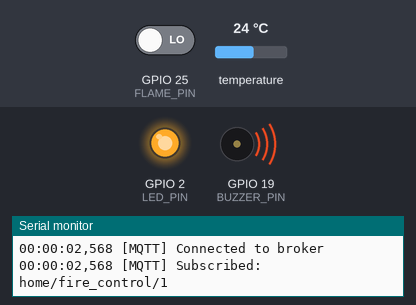
A sketch run on a simulated ESP32. Parts: output pins drawn as LEDs (lit = HIGH), buzzer (waves = sounding, pin HIGH), the last lines printed to the serial monitor. Dashed ring = blinking. The test bench sets the inputs (shaded band); at power-on: GPIO 25 (FLAME_PIN) LOW, temperature 24 °C. WiFi joins after 1.5 s; servers stay silent unless stated; no MQTT or app messages arrive unless stated.

Above: at 3.7 s.
3.8 s: GPIO 25 (FLAME_PIN) driven HIGH
At 5.4 s:
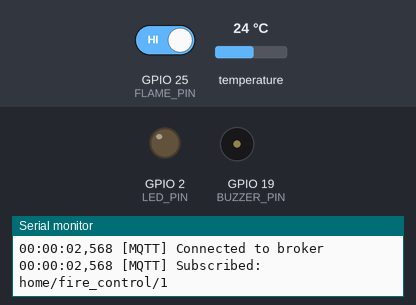
8.6 s: GPIO 25 (FLAME_PIN) driven LOW
At 10.0 s:
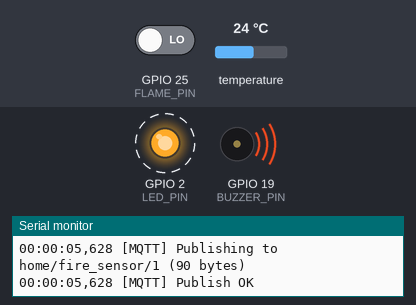
Timing chart, 0 to 18.2 s (numbered marks = the images above; inputs shaded):
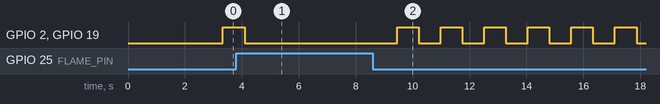

The sketch:

esp32_fire_monitoring.ino
```cpp
#include <WiFi.h>
#include <WiFiClientSecure.h>
#include <PubSubClient.h>
#include <ArduinoJson.h>
#include <OneWire.h>
#include <DallasTemperature.h>

#include "config.h"

// Pin definitions
#define FLAME_PIN 25
#define ONE_WIRE_BUS 26
#define LED_PIN 2
#define BUZZER_PIN 19

WiFiClientSecure espClient;
PubSubClient client(espClient);
OneWire oneWire(ONE_WIRE_BUS);
DallasTemperature sensors(&oneWire);

bool flameDetected = false;
float temperature = 0.0;
bool alarmActive = false;
unsigned long lastPublish = 0;

String getTimestamp() {
  unsigned long ms = millis();
  unsigned long seconds = ms / 1000;
  unsigned long minutes = seconds / 60;
  unsigned long hours = minutes / 60;

  ms = ms % 1000;
  seconds = seconds % 60;
  minutes = minutes % 60;
  hours = hours % 24;

  char buffer[30];
  sprintf(buffer, "%02lu:%02lu:%02lu,%03lu", hours, minutes, seconds, ms);
  return String(buffer);
}

void mqttCallback(char* topic, byte* payload, unsigned int length) {
  Serial.printf("%s [MQTT] Client esp32 received PUBLISH\n", getTimestamp().c_str());

  String message;
  for (unsigned int i = 0; i < length; i++) {
    message += (char)payload[i];
  }

  StaticJsonDocument<200> doc;
  if (!deserializeJson(doc, message)) {
    if (doc.containsKey("command") && doc["command"] == "reset") {
      digitalWrite(LED_PIN, LOW);
      digitalWrite(BUZZER_PIN, LOW);
      alarmActive = false;
    }

    if (doc.containsKey("buzzer")) {
      String state = doc["buzzer"];
      digitalWrite(BUZZER_PIN, state == "on" ? HIGH : LOW);
    }
  }
}

void setup() {
  Serial.begin(115200);
  delay(1000);

  pinMode(FLAME_PIN, INPUT);
  pinMode(LED_PIN, OUTPUT);
  pinMode(BUZZER_PIN, OUTPUT);
  digitalWrite(LED_PIN, LOW);
  digitalWrite(BUZZER_PIN, LOW);

  sensors.begin();

  WiFi.begin(WIFI_SSID, WIFI_PASS);
  while (WiFi.status() != WL_CONNECTED) {
    delay(500);
  }

  espClient.setInsecure();

  client.setServer(MQTT_SERVER, MQTT_PORT);
  client.setCallback(mqttCallback);
  client.setKeepAlive(60);
}

void loop() {
  if (!client.connected()) {
    reconnectMQTT();
  }

  client.loop();
  readSensors();
  controlAlarm();

  if (millis() - lastPublish > 5000) {
    publishMQTT();
    lastPublish = millis();
  }
}

void reconnectMQTT() {
  while (!client.connected()) {
    String clientId = "esp32_fire_alarm";

    Serial.printf(
      "%s [MQTT] Sending CONNECT client_id=%s\n",
      getTimestamp().c_str(),
      clientId.c_str()
    );

    if (client.connect(clientId.c_str(), MQTT_USERNAME, MQTT_PASSWORD, NULL, 0, true, NULL, true)) {
      Serial.printf("%s [MQTT] Connected to broker\n", getTimestamp().c_str());
      client.subscribe(MQTT_CONTROL_TOPIC, 1);
      Serial.printf("%s [MQTT] Subscribed: %s\n", getTimestamp().c_str(), MQTT_CONTROL_TOPIC);
    } else {
      Serial.printf("%s [MQTT] Connection failed, rc=%d\n", getTimestamp().c_str(), client.state());
      delay(5000);
    }
  }
}

void publishMQTT() {
  StaticJsonDocument<300> doc;
  doc["flame"] = flameDetected;
  doc["temperature"] = temperature;
  doc["alarm"] = alarmActive;
  doc["timestamp"] = millis();
  doc["device"] = "ESP32_FireAlarm";

  char buffer[300];
  size_t n = serializeJson(doc, buffer);

  Serial.printf(
    "%s [MQTT] Publishing to %s (%d bytes)\n",
    getTimestamp().c_str(),
    MQTT_TOPIC,
    n
  );

  if (client.publish(MQTT_TOPIC, buffer, false)) {
    Serial.printf("%s [MQTT] Publish OK\n", getTimestamp().c_str());
  }
}

void readSensors() {
  flameDetected = (digitalRead(FLAME_PIN) == LOW);

  sensors.requestTemperatures();
  float tempRead = sensors.getTempCByIndex(0);
  if (tempRead != -127.0 && tempRead != 85.0) {
    temperature = tempRead;
  }
}

void controlAlarm() {
  if (flameDetected || temperature > 50.0) {
    alarmActive = true;

    static unsigned long lastBlink = 0;
    if (millis() - lastBlink > 300) {
      lastBlink = millis();
      digitalWrite(LED_PIN, !digitalRead(LED_PIN));
      digitalWrite(BUZZER_PIN, !digitalRead(BUZZER_PIN));
    }
  } else {
    alarmActive = false;
    digitalWrite(LED_PIN, LOW);
    digitalWrite(BUZZER_PIN, LOW);
  }
}
```

config.example.h
```cpp
#pragma once

// Copy this file to config.h and fill in your local values.
// Do not commit config.h because it contains Wi-Fi and MQTT credentials.

const char* WIFI_SSID = "YOUR_WIFI_SSID";
const char* WIFI_PASS = "YOUR_WIFI_PASSWORD";

const char* MQTT_SERVER = "YOUR-HIVEMQ-CLUSTER.s1.eu.hivemq.cloud";
const uint16_t MQTT_PORT = 8883;
const char* MQTT_USERNAME = "YOUR_HIVEMQ_USERNAME";
const char* MQTT_PASSWORD = "YOUR_HIVEMQ_PASSWORD";

const char* MQTT_TOPIC = "home/fire_sensor/1";
const char* MQTT_CONTROL_TOPIC = "home/fire_control/1";
```

Measured:
- after the input at 3.8 s, GPIO 2 (LED_PIN), GPIO 19 (BUZZER_PIN): goes on until 4.1 s, then stays LOW
- after the input at 8.6 s, GPIO 2 (LED_PIN), GPIO 19 (BUZZER_PIN): alternates HIGH for 0.76 s and LOW for 0.76 s, starting after 0.85 s
